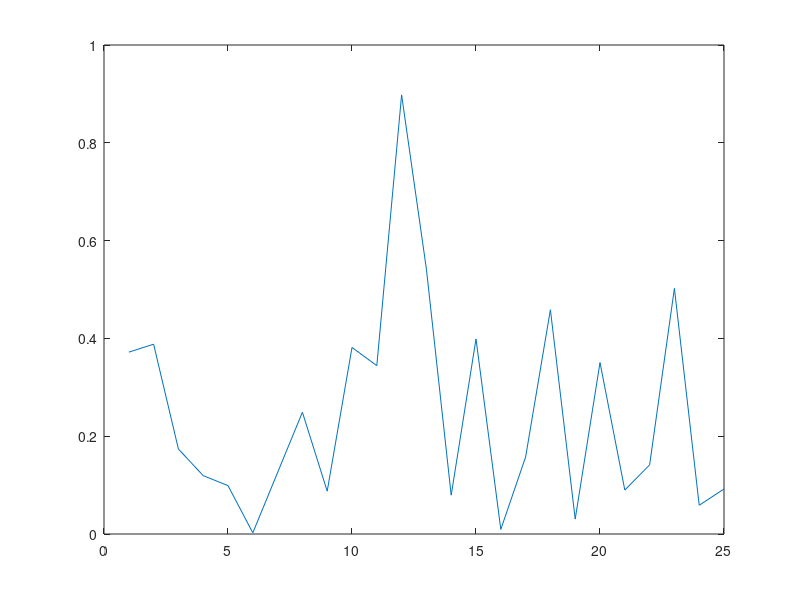

The MATLAB script that drew this image:
t = 1:25;
y = [ 5.0291 6.5099 5.3666 4.1272 4.2948
6.1261 12.5140 10.0502 9.1614 7.5677
7.2920 10.0357 11.0708 13.4045 12.8415
11.9666 11.0765 11.7774 14.5701 17.0440
17.0398 15.9069 15.4850 15.5112 17.6572];
y = y';
y = y(:);

%% Discard element
t(7) = [];
y(7) = [];

plot(t, y, 'o', 'color', 'blue'); hold on;
plot(7, 12.5140, '*', 'color', 'blue'); hold on;

A = ones(numel(t), 3);
A(:, 1) = sin(t);
A(:, 2) = t;
b = A\y;

plot_t = 1:0.1:25;
plot_pt = b(1)*sin(plot_t)+b(2).*plot_t+b(3);
plot(plot_t, plot_pt, 'color', 'red');
hold off;

pause
pt = b(1)*sin(t)+b(2).*t+b(3);
r = abs(pt' - y);
plot(t, r);



